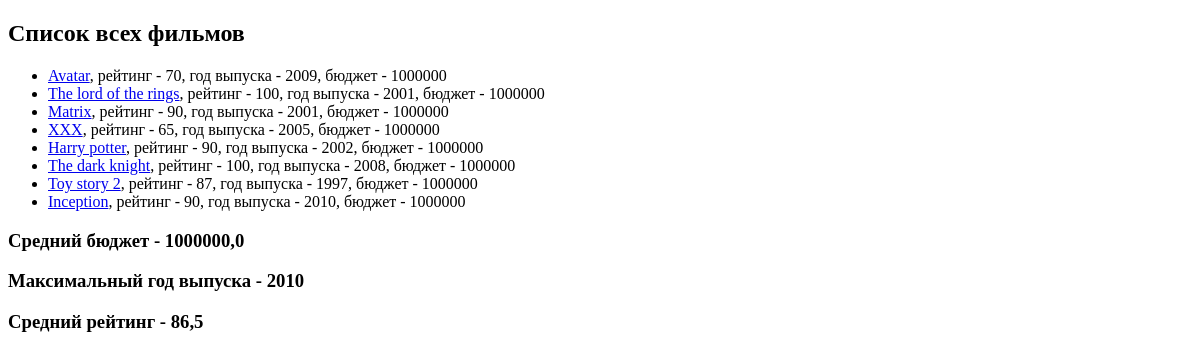
The app's page /, older data.
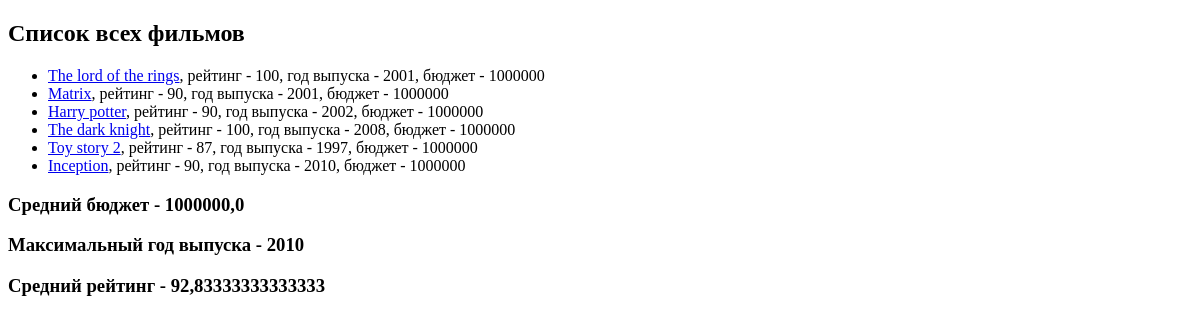
The same page, newer data.
### movie_app/models.py (models this page shows, shortened)
class Movie(models.Model):
    EUR = "EUR"
    USD = "USD"
    RUB = "RUB"
    CURRENCY_CHOICES = [
        (EUR, 'Euro'),
        (USD, 'Dollar'),
        (RUB, 'Ruble'),
    ]
    name = models.CharField(max_length=40)
    rating = models.IntegerField(validators=[MinValueValidator(1), MaxValueValidator(100)])
    year = models.IntegerField(null=True)
    budjet = models.IntegerField(default=1000000, validators=[MinValueValidator(1)])
    slug = models.SlugField(default="", null=True)
    currency = models.CharField(max_length=3, choices=CURRENCY_CHOICES, default=RUB)
    director = models.ForeignKey(Director, on_delete=models.CASCADE, null=True, related_name="movies")
    actors = models.ManyToManyField(Actor, null=True, related_name="movies")
    def get_url(self):
        return reverse("movie_detail", args=[self.slug])

### movie_app/views.py (the view)
# urls.py: path('', views.show_all_movies),
def show_all_movies(request):
    movies = Movie.objects.annotate(new_field_bool=Value(True),
                                    new_field_false_boll=Value(False),
                                    new_budjet=F('budjet') + 100,
                                    )
    agg = movies.aggregate(Avg('budjet'), Max('year'), Avg('rating'))
    return render(request, 'movie_app/all_movies.html', {
        "movies": movies,
        "agg": agg
    })

### movie_app/templates/movie_app/all_movies.html (shortened to what this page needs)
{% extends 'movie_app/base.html' %}
        {% block content %}
            <h2>Список всех фильмов</h2>
            <ul>
                {% for movie in movies %}
                    <li>
                        <a href="{{ movie.get_url }}">
                        {{ movie.name }}</a>, рейтинг - {{ movie.rating  }}, год выпуска - {{ movie.year }},
                        бюджет - {{ movie.budjet }}
                    </li>
                {% endfor %}
            </ul>
            <h3> Средний бюджет - {{ agg.budjet__avg }}</h3>
            <h3> Максимальный год выпуска - {{ agg.year__max }}</h3>
            <h3> Средний рейтинг - {{ agg.rating__avg }}</h3>
        {% endblock%}

### movie_app/templates/movie_app/base.html (shortened to what this page needs)
<!DOCTYPE html>
<html lang="en">
<head>
</head>
<body>
        {% block content %}
        {% endblock%}
</body>
</html>

Row changes from the older to the newer data that the page shows:
removed Movie: name "Avatar", rating "70", year "2009", budjet "1000000"
removed Movie: name "XXX", rating "65", year "2005", budjet "1000000"
Text that changed along with them:
{{ agg.rating__avg }}: "86,5" → "92,83333333333333"
